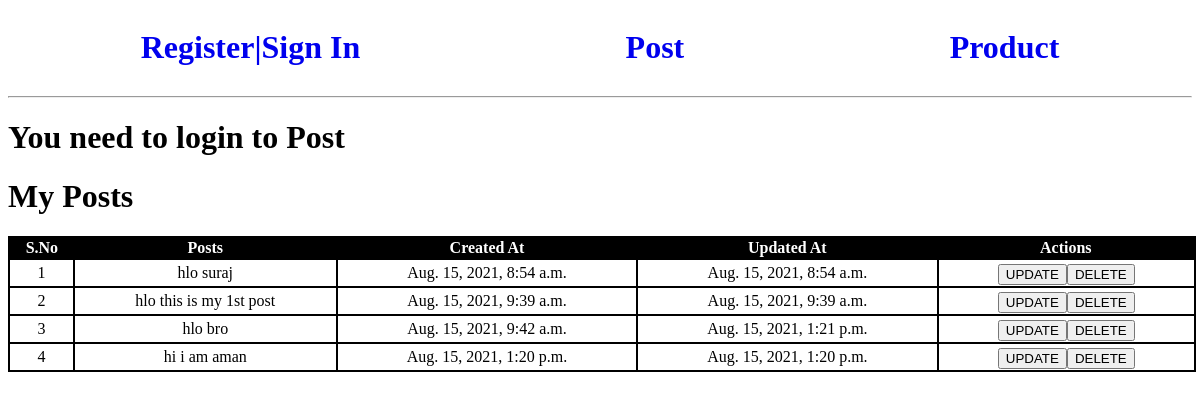
Page /post on the committed database.
### User/models.py (models this page shows)
class Mypost(models.Model):
    user=models.ForeignKey(User, on_delete=models.CASCADE)
    text=models.CharField(max_length=100)
    created_at=models.DateTimeField(auto_now_add=True)
    updated_at=models.DateTimeField(auto_now=True)

### User/views.py (the view)
# urls.py: path('post', views.post, name='post'),
def post(request):
    if request.user.is_authenticated:
        if request.method=='POST':
            post=request.POST.get('post')
            mypost=Mypost(user=request.user, text=post)
            mypost.save()
            return redirect('/post')
    post=Mypost.objects.all()
    return render(request, 'post/post.html', {'msg':post})

### User/templates/post/post.html (shortened to what this page needs)
{% extends 'user/basic.html'%}
  {% block body%}
  <div class="post">
    {% if user.is_authenticated %}
    <div class="user"><h1>Welcome {{request.user}} <a href="/logout" id="logout">Logout</a></h1></div>
  <div class="form">
    <form action="/post" method="POST">
        {% csrf_token %}
        <label for="text">Post Here</label>
        <input type="text" name="post">
        <button >Submit</button>
    </form></div>
    {% else %}
    <h1>You need to login to Post</h1> {% endif %}
<div class="mypost">
    <h1>My Posts</h1>
    <table>
        <thead><tr>
            <th>S.No</th>
            <th>Posts</th>
            <th>Created At</th>
            <th>Updated At</th>
            <th>Actions</th>
            </tr>
        </thead>
        {% for i in msg %}
    <tbody><tr>
        <td>{{forloop.counter}}</td>
        <td>{{i.text}}</td>
        <td>{{i.created_at}}</td>
        <td>{{i.updated_at}}</td>
        <td><div class="action"><button id="update"  onclick="updation('{{i.text}}','{{i.id}}')">UPDATE</button>
            <a href="/delete/{{i.id}}"><button >DELETE</button></a></div></td>
        </tr>
    </tbody>{% endfor%}</table>
</div>
</div>
{% endblock%}

### User/templates/user/basic.html (shortened to what this page needs)
<!DOCTYPE html>
<html lang="en">
<head>
</head>
<body>
    <div class="navbar">
       <a href="/"><h1>Register|Sign In</h1></a>
       <a href="/post"><h1>Post</h1></a>
       <a href="/product"><h1>Product</h1></a>
    </div>
    <hr>
    {% block body%}{% endblock%}
</body>
</html>

### User/templates/user/basic.html (style rules this page uses)
.navbar { display:flex; justify-content: space-around; }
a { text-decoration: none; }
label,button { display: block; margin-top: 3px; }
th { background-color: black; color: white; }
td, table { text-align: center; border: 2px solid black; border-collapse: collapse; }
table { width: 99vw; }
.action { display: flex; justify-content: center; }

### rows in the picture
Mypost: text "hlo suraj", created_at "Aug. 15, 2021, 8:54 a.m.", updated_at "Aug. 15, 2021, 8:54 a.m."
Mypost: text "hlo this is my 1st post", created_at "Aug. 15, 2021, 9:39 a.m.", updated_at "Aug. 15, 2021, 9:39 a.m."
Mypost: text "hlo bro", created_at "Aug. 15, 2021, 9:42 a.m.", updated_at "Aug. 15, 2021, 1:21 p.m."
Mypost: text "hi i am aman", created_at "Aug. 15, 2021, 1:20 p.m.", updated_at "Aug. 15, 2021, 1:20 p.m."
